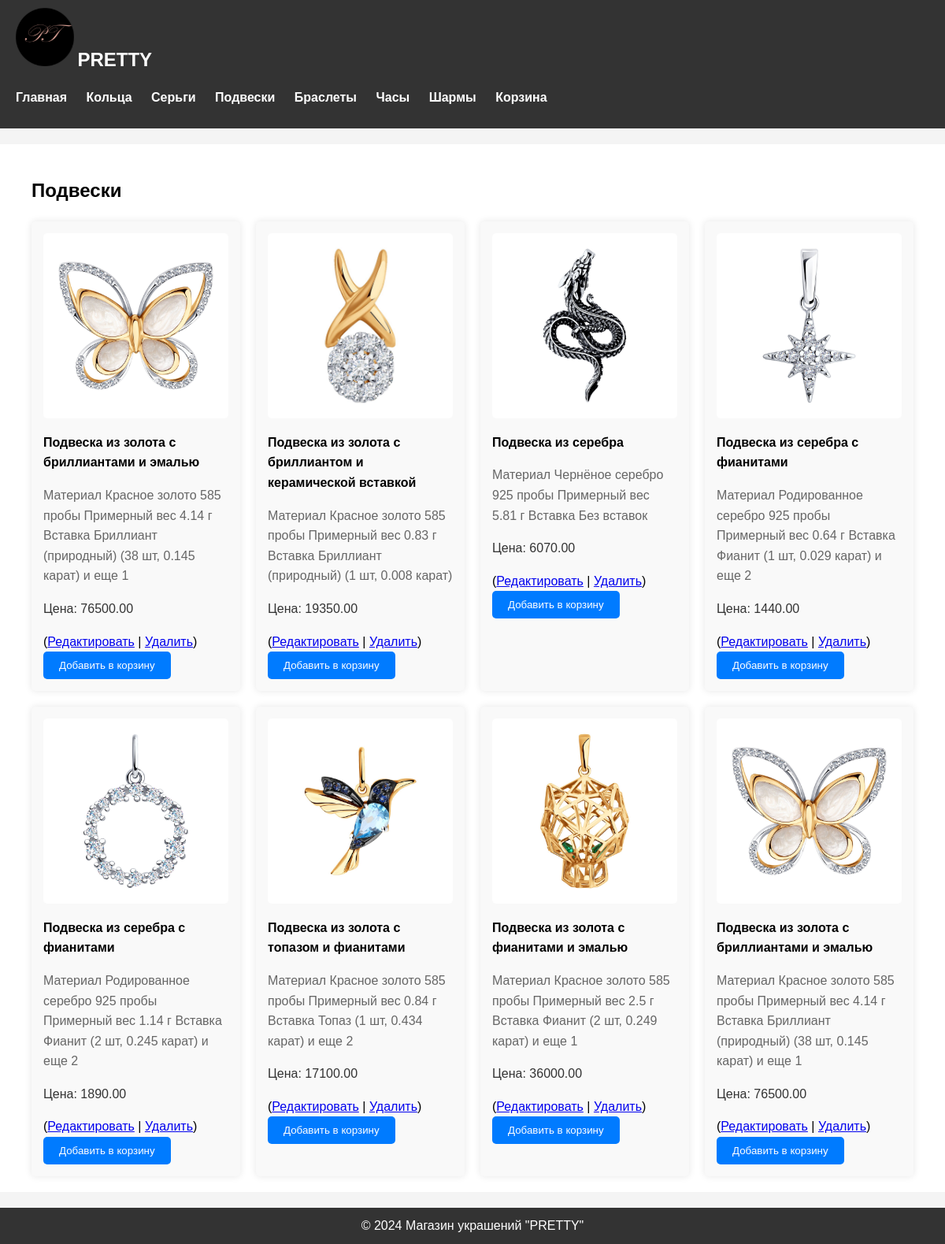
The page /pendants/ on the database its author committed.
### shop/models.py (models this page shows, shortened)
class Jewelry(models.Model):
    name = models.CharField(max_length=100)
    description = models.TextField()
    price = models.DecimalField(max_digits=10, decimal_places=2)
    image = models.ImageField(upload_to='jewelry_images')
    class Meta:
        verbose_name = 'Jewelry'
        verbose_name_plural = 'Jewelry'

class Pendant(Jewelry):
    group = models.ForeignKey(Group, on_delete=models.SET_NULL, null=True, blank=True, related_name='pendants')
    class Meta:
        verbose_name = 'Pendant'
        verbose_name_plural = 'Pendants'

class Jewelry(models.Model):
    name = models.CharField(max_length=100)
    description = models.TextField()
    price = models.DecimalField(max_digits=10, decimal_places=2)
    image = models.ImageField(upload_to='jewelry_images')
    class Meta:
        verbose_name = 'Jewelry'
        verbose_name_plural = 'Jewelry'

### shop/views.py (the view)
# urls.py: path('pendants/', views.pendants_list, name='pendants_list'),
def pendants_list(request):
    pendants = Pendant.objects.all()
    return render(request, 'shop/pendants_list.html', {'pendants': pendants})

### shop/templates/shop/pendants_list.html (shortened to what this page needs)
{% load static %}
<!DOCTYPE html>
<html lang="ru">
<head>
    <link rel="stylesheet" href="{% static 'shop/css/style2.css' %}">
</head>
<body>
    <header>
        <div class="container">
            <a href="#"><img src="{% static 'shop/images/image 1.svg' %}" alt="Логотип"></a>
            <h1>PRETTY</h1>
            <nav>
                <ul>
                    <li><a href="{% url 'jewelry_list' %}">Главная</a></li>
                    <li><a href="{% url 'rings_list' %}">Кольца</a></li>
                    <li><a href="{% url 'earrings_list' %}">Серьги</a></li>
                    <li><a href="{% url 'pendants_list' %}">Подвески</a></li>
                    <li><a href="{% url 'bracelets_list' %}">Браслеты</a></li>
                    <li><a href="{% url 'watches_list' %}">Часы</a></li>
                    <li><a href="{% url 'charms_list' %}">Шармы</a></li>
                    <li><a href="{% url 'cart_detail' %}">Корзина</a></li>
                </ul>
            </nav>
        </div>
    </header>
    <main>
        <section class="catalog">
            <div class="container content" id="pendants">
                {% if pendants %}
                <h2>Подвески</h2>
                <div class="products">
                    {% for pendant in pendants %}
                    <div class="product">
                        <a href="{% url 'jewelry_detail' 'pendant' pendant.id %}">
                            <img src="{{ pendant.image.url }}" alt="{{ pendant.name }}">
                        </a>
                        <p class="product-name">{{ pendant.name }}</p>
                        <p class="product-description">{{ pendant.description }}</p>
                        <p class="product-price">Цена: {{ pendant.price }}</p>
                        (<a href="{% url 'edit_pendant' pendant.id %}">Редактировать</a> |
                        <a href="{% url 'delete_pendant' pendant.id %}">Удалить</a>)
                        <form action="{% url 'add_to_cart' pendant.id %}" method="post">
                            <button type="submit">Добавить в корзину</button>
                        </form>
                    </div>
                    {% endfor %}
                </div>
                {% else %}
                <p>Нет доступных товаров в этой категории.</p>
                {% endif %}
            </div>
        </section>
    </main>
    <footer>
        <div class="container">
            <p>&copy; {% now "Y" %} Магазин украшений "PRETTY"</p>
        </div>
    </footer>
</body>
</html>

### shop/static/shop/css/style2.css (style rules this page uses)
body { font-family: Arial, sans-serif; line-height: 1.6; background-color: #f4f4f4; margin: 0; padding: 0; }
.container { max-width: 1200px; margin: 0 auto; padding: 0 20px; }
header { background-color: #333; color: #fff; padding: 10px 0; }
header a { text-decoration: none; color: #fff; }
header h1 { margin: 0; font-size: 24px; display: inline; }
nav ul { list-style-type: none; padding: 0; }
nav ul li { display: inline-block; margin-right: 20px; }
nav ul li:last-child { margin-right: 0; }
nav ul li a { color: #fff; text-decoration: none; font-weight: bold; }
main { padding: 20px 0; }
section.catalog { background-color: #fff; padding: 20px; }
.catalog .container { display: flex; justify-content: space-between; flex-wrap: wrap; }
.products { display: grid; grid-template-columns: repeat(auto-fit, minmax(250px, 1fr)); grid-gap: 20px; }
.product { background-color: #f9f9f9; padding: 15px; border-radius: 5px; box-shadow: 0 0 10px rgba(0, 0, 0, 0.1); }
.product img { width: 100%; height: auto; border-radius: 5px; }
.product-name { font-weight: bold; margin: 10px 0; }
.product-description { color: #666; margin-bottom: 10px; }
.product-price { font-size: 16px; color: #333; }
button[type="submit"] { background-color: #007bff; color: #fff; border: none; padding: 10px 20px; cursor: pointer; border-radius: 5px; transition: background-color 0.3s; }
footer { background-color: #333; color: #fff; text-align: center; padding: 10px 0; }
footer p { margin: 0; }

### rows shown on the page
Pendant: image (picture), name "Подвеска из золота с бриллиантами и эмалью", description "Материал Красное золото 585 пробы Примерный вес 4.14 г Вставка Бриллиант (природный) (38 шт, 0.145 карат) и еще 1", price "76500.00"
Pendant: image (picture), name "Подвеска из золота с бриллиантом и керамической вставкой", description "Материал Красное золото 585 пробы Примерный вес 0.83 г Вставка Бриллиант (природный) (1 шт, 0.008 карат)", price "19350.00"
Pendant: image (picture), name "Подвеска из серебра", description "Материал Чернёное серебро 925 пробы Примерный вес 5.81 г Вставка Без вставок", price "6070.00"
Pendant: image (picture), name "Подвеска из серебра с фианитами", description "Материал Родированное серебро 925 пробы Примерный вес 0.64 г Вставка Фианит (1 шт, 0.029 карат) и еще 2", price "1440.00"
Pendant: image (picture), name "Подвеска из серебра с фианитами", description "Материал Родированное серебро 925 пробы Примерный вес 1.14 г Вставка Фианит (2 шт, 0.245 карат) и еще 2", price "1890.00"
Pendant: image (picture), name "Подвеска из золота с топазом и фианитами", description "Материал Красное золото 585 пробы Примерный вес 0.84 г Вставка Топаз (1 шт, 0.434 карат) и еще 2", price "17100.00"
Pendant: image (picture), name "Подвеска из золота с фианитами и эмалью", description "Материал Красное золото 585 пробы Примерный вес 2.5 г Вставка Фианит (2 шт, 0.249 карат) и еще 1", price "36000.00"
Pendant: image (picture), name "Подвеска из золота с бриллиантами и эмалью", description "Материал Красное золото 585 пробы Примерный вес 4.14 г Вставка Бриллиант (природный) (38 шт, 0.145 карат) и еще 1", price "76500.00"
